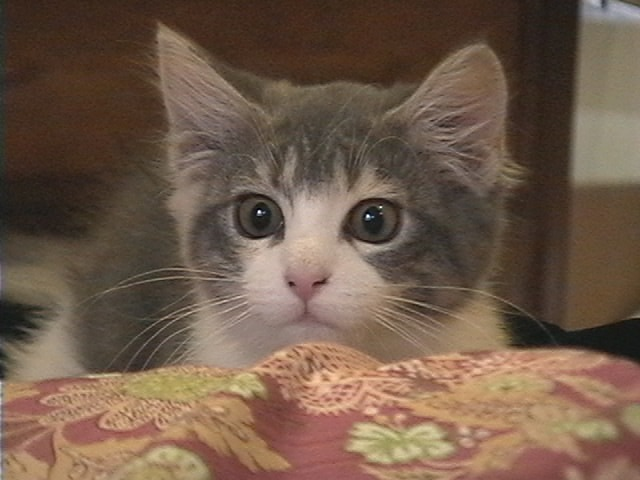
//> input picture kisozemi/sample.jpg, 640 x 480 px
$ ./extractROI   (built with g++ and OpenCV 4)
//> lines starting //> are read from the running program, lines starting //| are printed output that depends on the picture
#include <opencv2/opencv.hpp>
#include <iostream>
/*
#ifdef _DEBUG	//libファイルをリンク
#pragma comment(lib, "opencv_ts300d.lib")
#pragma comment(lib, "opencv_world300d.lib")
#else
#pragma comment(lib, "opencv_ts300.lib")
#pragma comment(lib, "opencv_world300.lib")
#endif
*/
using namespace std;

//画像内のある領域を抽出
void extractROI()
{
	cv::Mat image = cv::imread("sample.jpg");
//> image is the input picture: 480 rows x 640 cols, CV_8UC3; mean B, G, R 74.1, 90.8, 112.8
	if (image.empty())
	{
		cout << "画像ファイルを読み込めませんでした．" << endl;
		return;
	}

	cv::Mat roi(image, cv::Rect(200, 150, 250, 150));	//領域の切り抜き
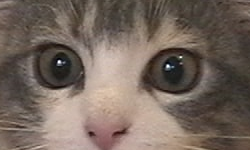
//> roi: 150 rows x 250 cols, CV_8UC3; mean B, G, R 93.9, 103.2, 117.3
	cv::imshow("ROI", roi);	//ROIの表示
	image = ~image;
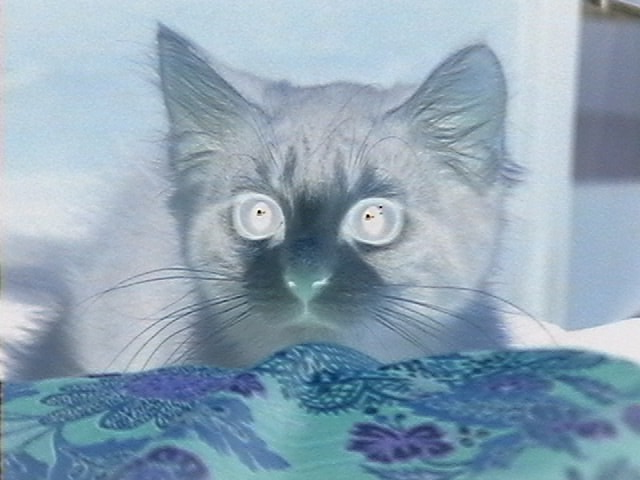
//> image: 480 rows x 640 cols, CV_8UC3; mean B, G, R 180.9, 164.2, 142.2
	roi = ~roi;
	cv::imshow("image", image);	//編集後の画像の表示
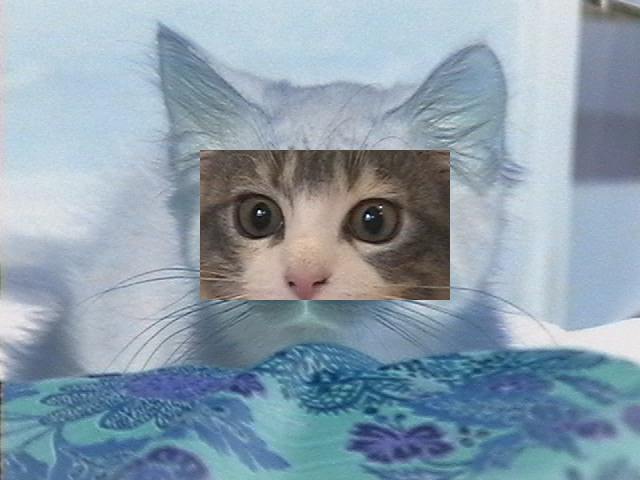
//> window 'image': 480 rows x 640 cols, CV_8UC3; mean B, G, R 172.7, 158.3, 139.8

	cv::waitKey();
}

int main(int argc, char** argv)
{
	extractROI();
	return 0;
}
